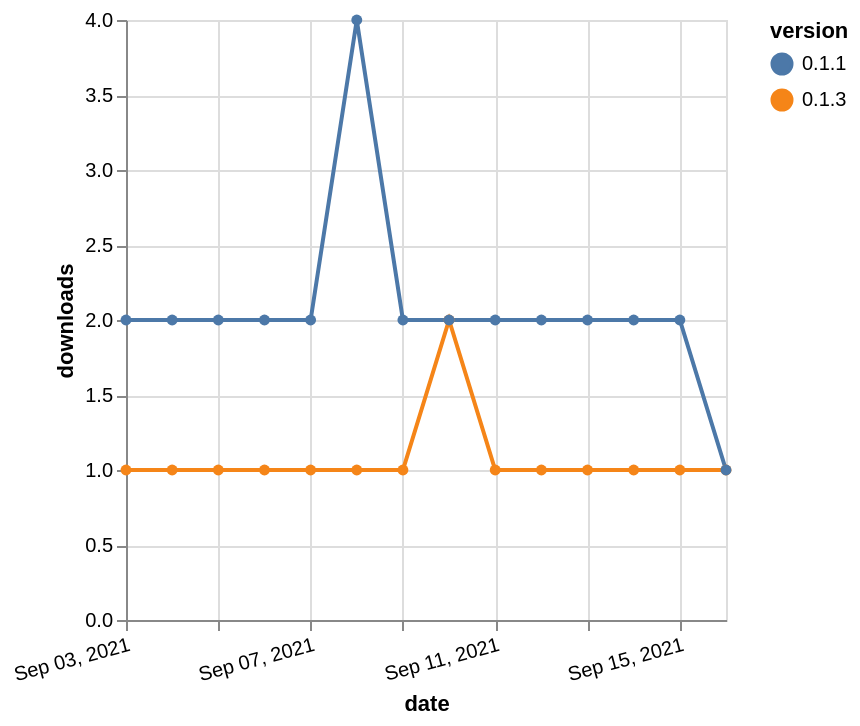

Specify this chart in Vega-Lite:
### Vega-Lite specification from a JSON file in a GitHub repository (floating-point values rounded to 4 significant figures)
{"$schema": "https://vega.github.io/schema/vega-lite/v5.json", "description": "A simple bar chart with embedded data.", "data": {"values": [{"date": "2021-09-03", "total": 663, "delta": 1, "version": "0.1.3"}, {"date": "2021-09-04", "total": 664, "delta": 1, "version": "0.1.3"}, {"date": "2021-09-05", "total": 665, "delta": 1, "version": "0.1.3"}, {"date": "2021-09-06", "total": 666, "delta": 1, "version": "0.1.3"}, {"date": "2021-09-07", "total": 667, "delta": 1, "version": "0.1.3"}, {"date": "2021-09-08", "total": 668, "delta": 1, "version": "0.1.3"}, {"date": "2021-09-09", "total": 669, "delta": 1, "version": "0.1.3"}, {"date": "2021-09-10", "total": 671, "delta": 2, "version": "0.1.3"}, {"date": "2021-09-11", "total": 672, "delta": 1, "version": "0.1.3"}, {"date": "2021-09-12", "total": 673, "delta": 1, "version": "0.1.3"}, {"date": "2021-09-13", "total": 674, "delta": 1, "version": "0.1.3"}, {"date": "2021-09-14", "total": 675, "delta": 1, "version": "0.1.3"}, {"date": "2021-09-15", "total": 676, "delta": 1, "version": "0.1.3"}, {"date": "2021-09-16", "total": 677, "delta": 1, "version": "0.1.3"}, {"date": "2021-09-03", "total": 2950, "delta": 2, "version": "0.1.1"}, {"date": "2021-09-04", "total": 2952, "delta": 2, "version": "0.1.1"}, {"date": "2021-09-05", "total": 2954, "delta": 2, "version": "0.1.1"}, {"date": "2021-09-06", "total": 2956, "delta": 2, "version": "0.1.1"}, {"date": "2021-09-07", "total": 2958, "delta": 2, "version": "0.1.1"}, {"date": "2021-09-08", "total": 2962, "delta": 4, "version": "0.1.1"}, {"date": "2021-09-09", "total": 2964, "delta": 2, "version": "0.1.1"}, {"date": "2021-09-10", "total": 2966, "delta": 2, "version": "0.1.1"}, {"date": "2021-09-11", "total": 2968, "delta": 2, "version": "0.1.1"}, {"date": "2021-09-12", "total": 2970, "delta": 2, "version": "0.1.1"}, {"date": "2021-09-13", "total": 2972, "delta": 2, "version": "0.1.1"}, {"date": "2021-09-14", "total": 2974, "delta": 2, "version": "0.1.1"}, {"date": "2021-09-15", "total": 2976, "delta": 2, "version": "0.1.1"}, {"date": "2021-09-16", "total": 2977, "delta": 1, "version": "0.1.1"}]}, "width": "container", "mark": {"type": "line", "point": {"filled": true}}, "encoding": {"x": {"field": "date", "type": "temporal", "timeUnit": "yearmonthdate", "title": "date", "axis": {"labelAngle": -15}}, "y": {"field": "delta", "type": "quantitative", "title": "downloads"}, "color": {"field": "version", "type": "nominal"}, "tooltip": {"field": "delta"}}}
